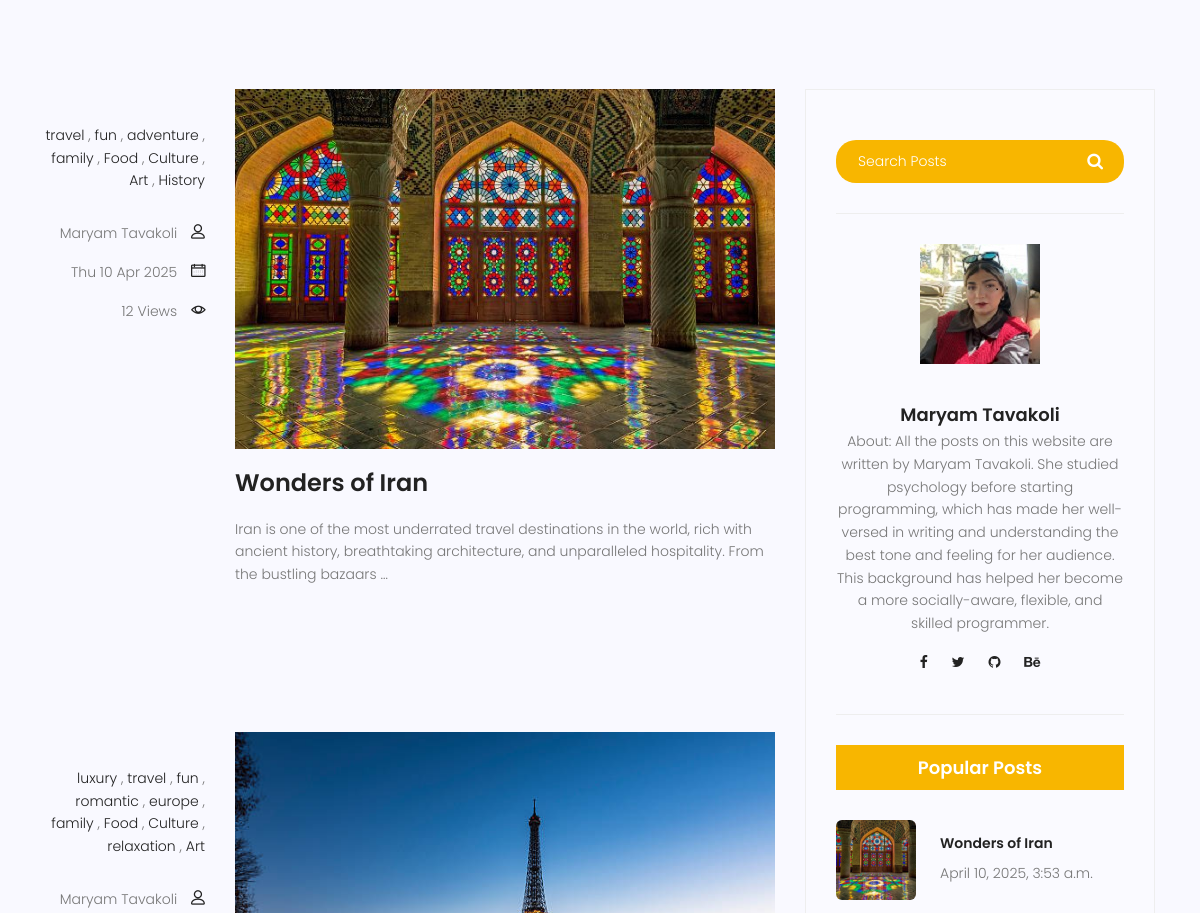
/blog/blog-home (middle part), run on an earlier commit of the app's database.
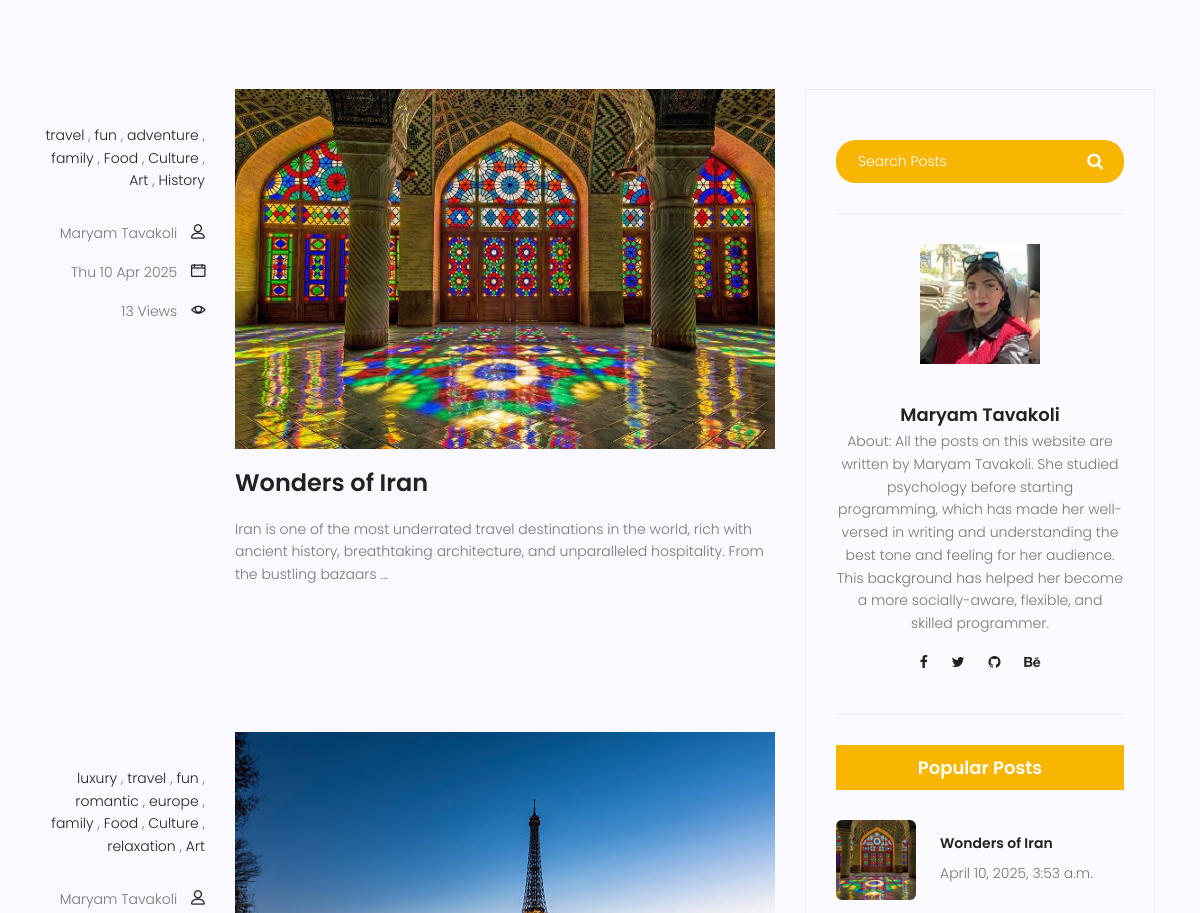
And on a later commit of the database.
### app_blog_travel/models.py (models this page shows, shortened)
class category(models.Model):
    name = models.CharField(max_length=50, unique=True)
    def __str__(self):
        return self.name

class Post(models.Model):
    title = models.CharField(max_length=220)
    content = models.TextField()
    slug = models.SlugField(blank=True, null=True)
    image = models.ImageField(upload_to="Post_default",default="first_img_post/my_default.jpeg" )
    counted_views = models.IntegerField(default=0)
    Categories = models.ManyToManyField('category')
    author = models.ForeignKey('Author', on_delete=models.SET_NULL, null=True)
    published_date = models.DateTimeField(null=True)
    created_date = models.DateTimeField(auto_now_add=True)
    updated_date = models.DateTimeField(auto_now=True)
    class Meta:
        ordering = ['published_date']

class Author(models.Model):
    name = models.CharField(max_length=50, unique=True)
    image = models.ImageField(upload_to="author_default",default="first_img_author/author_info.jpeg" )
    about = models.TextField()
    def __str__(self):
        return self.name

### app_blog_travel/views.py (the view)
# urls.py: path('blog-home', blog_home_view, name="home"),
def blog_home_view(request, category_item=None):
    posts = Post.objects.filter(published_date__lte=timezone.now()).order_by('-published_date')
    if category_item:
        posts = posts.filter(Categories__name=category_item)
    all_authors = Author.objects.all()
    all_category = category.objects.all()
    category_dict = {}
    for cat in all_category:
        category_dict[cat] = Post.objects.filter(published_date__lte=timezone.now(), Categories=cat).count()
    paginator = Paginator(posts, 3)
    try:
        page_number = request.GET.get('page')
        page_obj = paginator.get_page(page_number)
    except PageNotAnInteger:
        page_obj = paginator.page(1)
    except EmptyPage:
        page_obj = paginator.page(paginator.num_pages)
    return render(request, 'blog-home.html', {'category_dict': category_dict, 'page_obj': page_obj, 'all_authors':all_authors,})

### app_blog_travel/templatetags/inclusion_tag.py (called while the page is built)
@register.inclusion_tag('inclusion_page.html')
def popular_posts():
    posts = Post.objects.filter(published_date__lte=timezone.now()).order_by('-published_date')[:3]
    return {'posts': posts}

### templates/blog-home.html (shortened to what this page needs)
{% extends 'base.html' %}
{% load static %}
{% load inclusion_tag %}
{% block codes %}
<section class="top-category-widget-area pt-90 pb-90 ">
</section>
<section class="post-content-area">
	<div class="container">
		<div class="row">
			<div class="col-lg-8 posts-list">
				{% for item in page_obj %}
					<div class="single-post row">
						<div class="col-lg-3 col-md-3 meta-details">
							<ul class="tags">
								{% for cat in item.Categories.all %}
									<li><a href="#">{{ cat }}</a></li>
									{% if not forloop.last %}, {% endif %}
								{% endfor %}
							</ul>
							<div class="user-details row">
								<p class="user-name col-lg-12 col-md-12 col-6">
									<a href="#">{{ item.author }}</a> <span class="lnr lnr-user"></span>
								</p>
								<p class="date col-lg-12 col-md-12 col-6">
									<a href="#">{{ item.published_date|date:"D d M Y" }}</a> <span class="lnr lnr-calendar-full"></span>
								</p>
								<p class="view col-lg-12 col-md-12 col-6">
									<a href="#">{{ item.counted_views }} Views</a> <span class="lnr lnr-eye"></span>
								</p>
							</div>
						</div>
						<div class="col-lg-9 col-md-9">
							<div class="blog-post-box">
								<img class="img-fluid" src="{{ item.image.url }}" alt="">
								<a class="posts-title" href="{% url 'app_blog_travel:single' slug=item.slug %}">
									<h3>{{ item.title }}</h3>
								</a>
								<p>{{ item.content|truncatewords:25 }}</p>
							</div>
						</div>
					</div>
				{% endfor %}
			</div>
			<div class="col-lg-4 sidebar-widgets">
				<div class="widget-wrap">
					<div class="single-sidebar-widget search-widget">
						<form class="search-form" action="{% url 'app_blog_travel:search' %}" method="get">
                            <input placeholder="Search Posts" name="search" type="text" onfocus="this.placeholder = ''" onblur="this.placeholder = 'Search Posts'" >
                            <button type="submit"><i class="fa fa-search"></i></button>
                        </form>
					</div>
					{% for item in all_authors %}
					<div class="single-sidebar-widget user-info-widget">
						<img src="{{ item.image.url }}" alt="">
						<a href="#"><h4>{{ item.name }}</h4></a>
						<p>
							{{ item.about }}
						</p>
						<ul class="social-links">
							<li><a href="#"><i class="fa fa-facebook"></i></a></li>
							<li><a href="#"><i class="fa fa-twitter"></i></a></li>
							<li><a href="#"><i class="fa fa-github"></i></a></li>
							<li><a href="#"><i class="fa fa-behance"></i></a></li>
						</ul>
					</div>
					{% endfor %}
					<div class="single-sidebar-widget popular-post-widget">
						<h4 class="popular-title">Popular Posts</h4>
						{% popular_posts %}
					</div>
				</div>
			</div>
		</div>
	</div>
</section>
{% endblock %}

### templates/base.html (shortened to what this page needs)
{% load static %}
<!DOCTYPE html>
	<html lang="zxx" class="no-js">
	<head>
			<link rel="stylesheet" href="{% static 'css/linearicons.css' %}">
			<link rel="stylesheet" href="{% static 'css/font-awesome.min.css' %}">
			<link rel="stylesheet" href="{% static 'css/bootstrap.css' %}">
			<link rel="stylesheet" href="{% static 'css/magnific-popup.css' %}">
			<link rel="stylesheet" href="{% static 'css/jquery-ui.css' %}">
			<link rel="stylesheet" href="{% static 'css/nice-select.css' %}">
			<link rel="stylesheet" href="{% static 'css/animate.min.css' %}">
			<link rel="stylesheet" href="{% static 'css/owl.carousel.css' %}">
			<link rel="stylesheet" href="{% static 'css/main.css' %}">
		</head>
		<body>
			{% block codes %}
			{% endblock %}
		</body>
	</html>

### templates/inclusion_page.html
<div class="popular-post-list">
    {% for item in posts %}
    <div class="single-post-list d-flex flex-row align-items-center">
      <div class="thumb">
        <img class="img-fluid" src="{{ item.image.url }}" alt="">
      </div>
      <div class="details">
        <a href="{% url 'app_blog_travel:single' slug=item.slug %}"><h6>{{ item.title }}</h6></a>
        <p>{{ item.published_date }}</p>
      </div>
    </div>
    {% endfor %}
  </div>

What changed in the data, as far as the page shows it:
changed Post "Wonders of Iran": counted_views "12" → "13"
